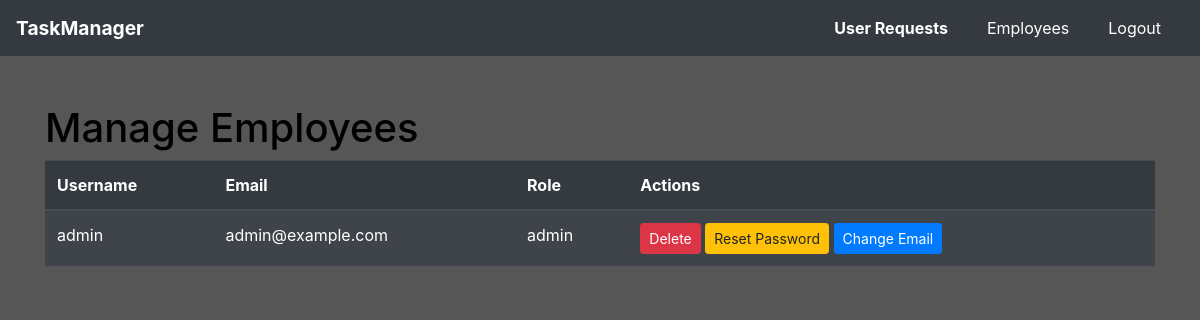
/superuser/employees (signed in), run on an earlier commit of the app's database.
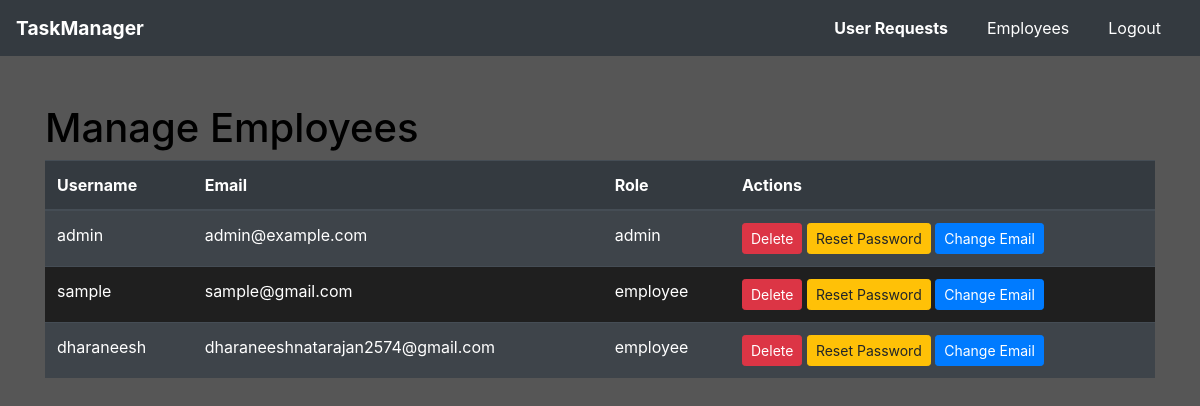
And on a later commit of the database.
### website/models.py (models this page shows)
class User(UserMixin, db.Model):
    id = db.Column(db.Integer, primary_key=True)
    username = db.Column(db.String(150), unique=True, nullable=False)
    password = db.Column(db.String(150), nullable=False)
    role = db.Column(db.String(50), nullable=False)
    email = db.Column(db.String(150), unique=True, nullable=False)
    assigned_tasks = db.relationship('TaskAssignment', backref='assigned_to', lazy=True, cascade="all, delete-orphan")
    tasks_assigned = db.relationship('Task', backref=db.backref('assigned_by_user'), lazy=True)
    extension_requests = db.relationship('ExtensionRequest', back_populates='requesting_user', lazy=True, overlaps="user", cascade="all, delete-orphan")

### website/auth.py (the view)
@auth.route('/superuser/employees', methods=['GET'])
@login_required
def superuser_employees():
    if current_user.role != 'superuser':
        return redirect(url_for('main.home'))
    employees = User.query.filter(User.role != 'superuser')
    return render_template('superuser/superuser_employees.html', employees=employees)

### website/templates/superuser/superuser_employees.html (shortened to what this page needs)
{% extends "base.html" %}
{% block navbar %}
<nav class="navbar navbar-expand-lg navbar-dark">
  <a class="navbar-brand" href="#">TaskManager</a>
  <div class="collapse navbar-collapse" id="navbarNav">
    <ul class="navbar-nav ml-auto">
      <li class="nav-item active">
        <a class="nav-link" href="{{ url_for('auth.view_requests') }}">User Requests</a>
      </li>
      <li class="nav-item">
        <a class="nav-link" href="{{ url_for('auth.superuser_employees') }}">Employees</a>
      </li>
      <li class="nav-item">
        <a class="nav-link" href="{{ url_for('auth.logout') }}">Logout</a>
      </li>
    </ul>
  </div>
</nav>
{% endblock %}
{% block content %}
<div class="container mt-5">
    <h1>Manage Employees</h1>
    <table class="table table-striped table-dark">
        <thead>
            <tr>
                <th>Username</th>
                <th>Email</th>
                <th>Role</th>
                <th>Actions</th>
            </tr>
        </thead>
        <tbody>
            {% for employee in employees %}
            <tr>
                <td>{{ employee.username }}</td>
                <td>{{ employee.email }}</td>
                <td>{{ employee.role}}</td>
                <td>
                    <form action="{{ url_for('auth.delete_employee', user_id=employee.id) }}" method="post" style="display: inline;">
                        <button type="submit" class="btn btn-sm btn-danger" onclick="return confirm('Are you sure you want to delete this employee?')">Delete</button>
                    </form>
                    <button type="button" class="btn btn-sm btn-warning" data-toggle="modal" data-target="#changePasswordModal{{ employee.id }}">
                        Reset Password
                    </button>
                    <button type="button" class="btn btn-sm btn-primary" data-toggle="modal" data-target="#changeEmailModal{{ employee.id }}">
                        Change Email
                    </button>
                </td>
            </tr>
            {% endfor %}
        </tbody>
    </table>
</div>
{% endblock %}

What changed in the data, as far as the page shows it:
added User: username "sample", email "sample@gmail.com", role "employee"
added User: username "dharaneesh", email "dharaneeshnatarajan2574@gmail.com", role "employee"
